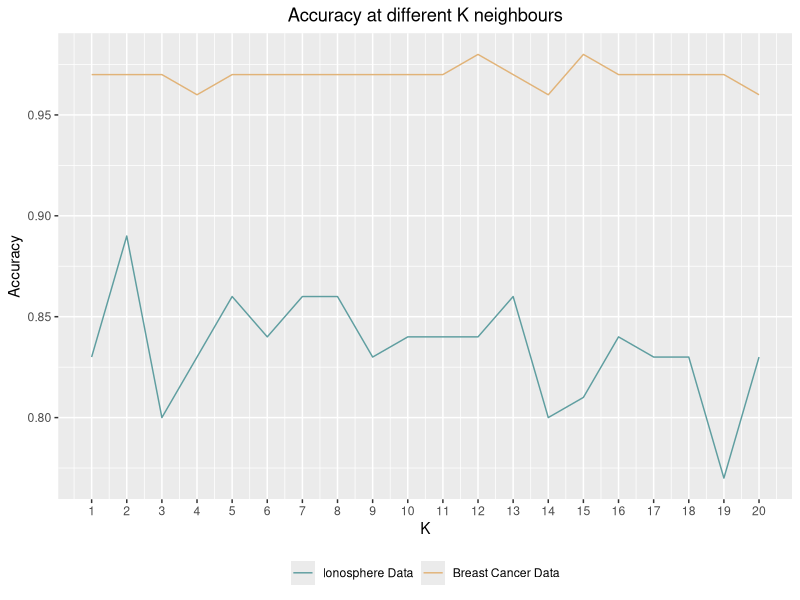
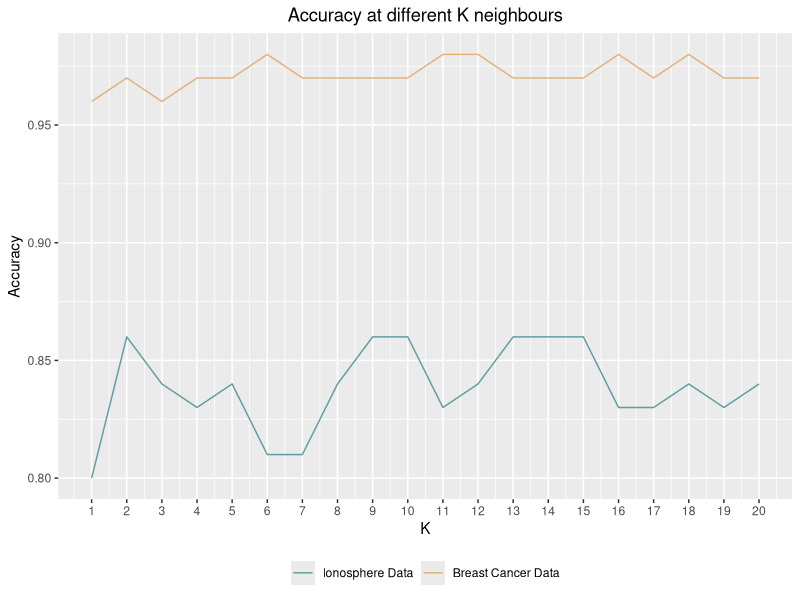
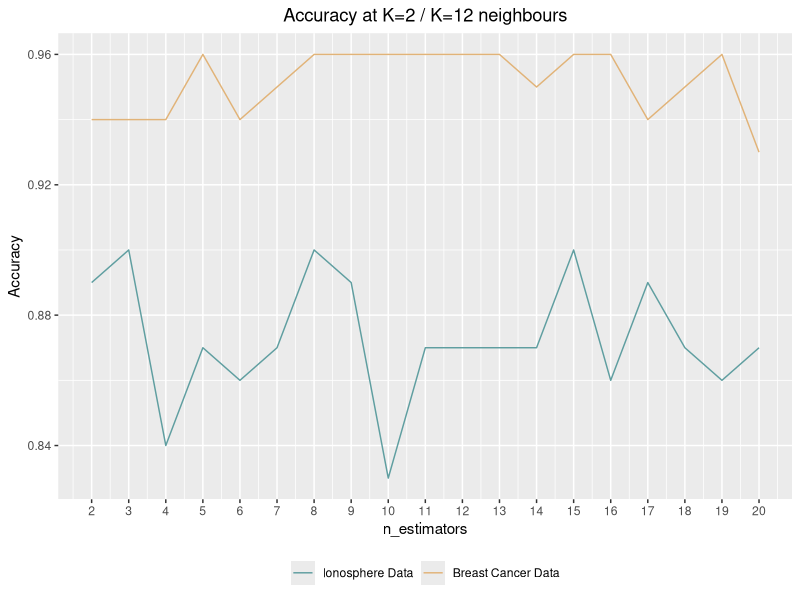
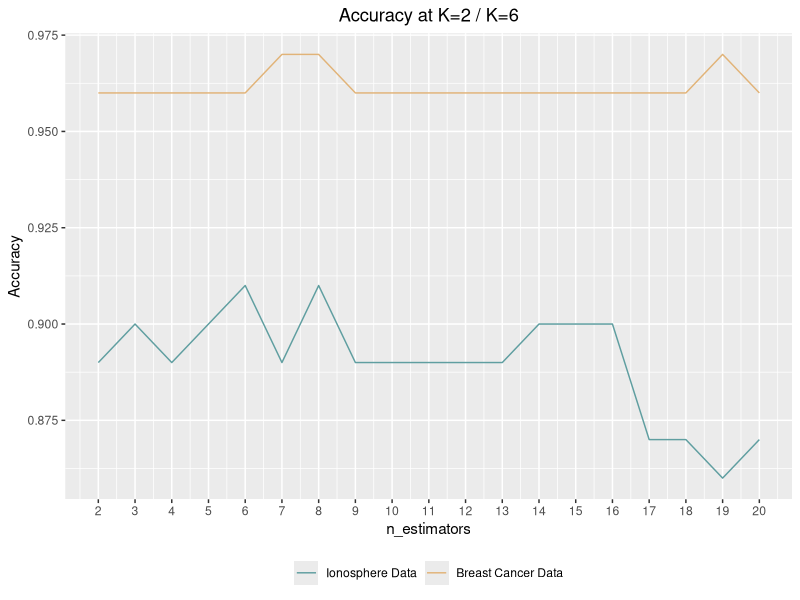
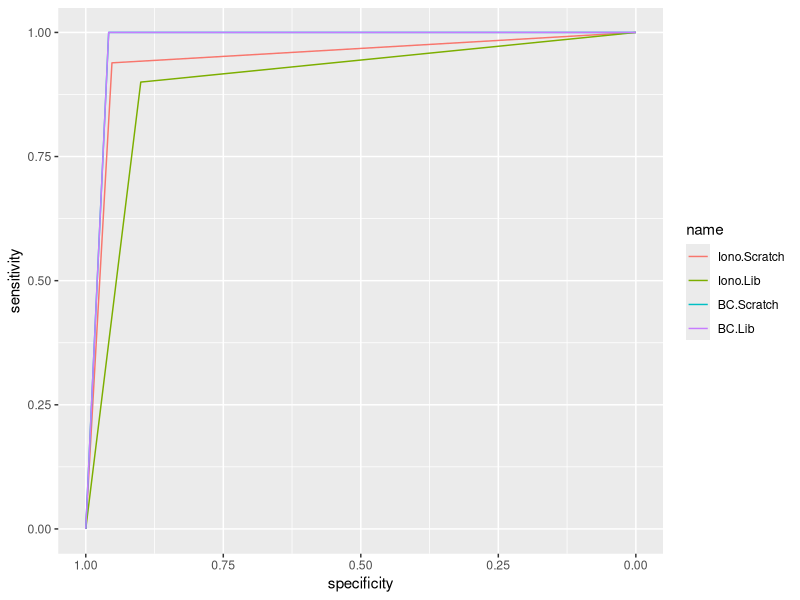

Reproduce these figures in R, in order.
## ---- chunk 1
library(ggplot2)
## ---- chunk 2
iono_base_metrics <- read.csv("Ionosphere-Scratch-Different-Ks.csv", header = TRUE)
bc_base_metrics <- read.csv("Breast-Cancer-Scratch-Different-Ks.csv", header = TRUE)

iono_base_metrics <- iono_base_metrics[1:6] #delete last column
bc_base_metrics <- bc_base_metrics[1:6] #delete last column

iono_base_accuracy <- iono_base_metrics[1]
bc_base_accuracy <- bc_base_metrics[1]
k <- seq(1,20,1)

df_scratch <- data.frame(
  "K" = k,
  "AccuracyIonosphere" = iono_base_accuracy,
  "AccuracyBreastCancer" = bc_base_accuracy
)


plot_scratch <- ggplot(df_scratch, aes(x=K)) +
        geom_line(aes(y = Accuracy, colour = "#5F9EA0")) +
        geom_line(aes(y = Accuracy.1, colour = "#E1B378")) +
        ggtitle("Accuracy at different K neighbours") +
        labs(x="K", y="Accuracy")+
        scale_x_continuous(breaks=seq(1,20,1))+
        theme(plot.title = element_text(hjust = 0.5))+
        theme(legend.position="bottom", legend.direction="horizontal",
        legend.title = element_blank())+
        scale_color_manual(labels = c("Ionosphere Data", "Breast Cancer Data"), 
                           values = c("#5F9EA0", "#E1B378"))

plot_scratch
## ---- chunk 3
#Library accuracy across diff Ks
iono_lib_metrics <- read.csv("Ionosphere-Lib-Different-Ks.csv", header = TRUE)
bc_lib_metrics <- read.csv("Breast-Cancer-Lib-Different-Ks.csv", header = TRUE)

iono_lib_metrics <- iono_lib_metrics[1:6] #delete last column
bc_lib_metrics <- bc_lib_metrics[1:6] #delete last column

iono_lib_accuracy <- iono_lib_metrics[1]
bc_lib_accuracy <- bc_lib_metrics[1]

df_lib <- data.frame(
  "K" = k,
  "AccuracyIonosphere" = iono_lib_accuracy,
  "AccuracyBreastCancer" = bc_lib_accuracy
  )

plot_lib <- ggplot(df_lib, aes(x=K)) +
        geom_line(aes(y = Accuracy, colour = "#5F9EA0")) +
        geom_line(aes(y = Accuracy.1, colour = "#E1B378")) +
        ggtitle("Accuracy at different K neighbours") +
        labs(x="K", y="Accuracy")+
        scale_x_continuous(breaks=seq(1,20,1))+
        theme(plot.title = element_text(hjust = 0.5))+
        theme(legend.position="bottom", legend.direction="horizontal",
        legend.title = element_blank())+
        scale_color_manual(labels = c("Ionosphere Data", "Breast Cancer Data"), 
                           values = c("#5F9EA0", "#E1B378"))

plot_lib

## ---- chunk 4
#accuracy at K
ionoK2_base_metrics <- read.csv("Ionosphere-Scratch-K=2.csv", header = TRUE)
bcK12_base_metrics <- read.csv("Breast-Cancer-Scratch-K=12.csv", header = TRUE)

ionoK2_base_metrics <- ionoK2_base_metrics[1:6] #delete last column
bcK12_base_metrics <- bcK12_base_metrics[1:6] #delete last column

ionoK2_base_accuracy <- ionoK2_base_metrics[1]
bcK12_base_accuracy <- bcK12_base_metrics[1]
n_estimator <- seq(2,20,1)

df_scratchK <- data.frame(
  "n_estimators" = n_estimator,
  "AccuracyIonosphere" = ionoK2_base_accuracy,
  "AccuracyBreastCancer" = bcK12_base_accuracy
)


plot_scratchK <- ggplot(df_scratchK, aes(x=n_estimators)) +
        geom_line(aes(y = Accuracy, colour = "#5F9EA0")) +
        geom_line(aes(y = Accuracy.1, colour = "#E1B378")) +
        ggtitle("Accuracy at K=2 / K=12 neighbours") +
        labs(x="n_estimators", y="Accuracy", color = "Data\n")+
        scale_x_continuous(breaks=seq(1,20,1))+
        theme(plot.title = element_text(hjust = 0.5))+
        theme(legend.position="bottom", legend.direction="horizontal",
        legend.title = element_blank())+
        scale_color_manual(labels = c("Ionosphere Data", "Breast Cancer Data"), 
                           values = c("#5F9EA0", "#E1B378"))

plot_scratchK
## ---- chunk 5
#Library accuracy at K
ionoK2_lib_metrics <- read.csv("Ionosphere-Lib-K=2.csv", header = TRUE)
bcK6_lib_metrics <- read.csv("Breast-Cancer-Lib-K=6.csv", header = TRUE)

ionoK2_lib_metrics <- ionoK2_lib_metrics[1:6] #delete last column
bcK6_lib_metrics <- bcK6_lib_metrics[1:6] #delete last column

ionoK2_lib_accuracy <- ionoK2_lib_metrics[1]
bcK6_lib_accuracy <- bcK6_lib_metrics[1]

df_libK <- data.frame(
  "n_estimators" = n_estimator,
  "AccuracyIonosphere" = ionoK2_lib_accuracy,
  "AccuracyBreastCancer" = bcK6_lib_accuracy
  )

plot_libK <- ggplot(df_libK, aes(x=n_estimators)) +
        geom_line(aes(y = Accuracy, colour = "#5F9EA0")) +
        geom_line(aes(y = Accuracy.1, colour = "#E1B378")) +
        ggtitle("Accuracy at K=2 / K=6") +
        labs(x="n_estimators", y="Accuracy", color = "Data\n")+
        scale_x_continuous(breaks=seq(1,20,1))+
        theme(plot.title = element_text(hjust = 0.5))+
        theme(legend.position="bottom", legend.direction="horizontal",
        legend.title = element_blank())+
        scale_color_manual(labels = c("Ionosphere Data", "Breast Cancer Data"), 
                           values = c("#5F9EA0", "#E1B378"))

plot_libK
## ---- chunk 6
iono_final_clf_scr <- read.csv("Ionosphere-scratch-K=2 n_est=3 CV=10.csv", header = TRUE)
iono_final_clf_lib <- read.csv("Ionosphere-Lib-K=2, n_est=8 CV=10.csv", header = TRUE)
iono_final_clf_scr <- iono_final_clf_scr[1:6]
iono_final_clf_lib <- iono_final_clf_lib[1:6]

bc_final_clf_scr <- read.csv("Breast-Cancer-scratch-K=12, n_est=5 CV=10.csv", header = TRUE)
bc_final_clf_lib <- read.csv("Breast-Cancer-Lib-K=6, n_est=7 CV=10.csv", header = TRUE)
bc_final_clf_scr <- bc_final_clf_scr[1:6]
bc_final_clf_lib <- bc_final_clf_lib[1:6]

#using error as the metric
iono_final_clf_scr_df = data.frame(iono_final_clf_scr)
iono_final_clf_lib_df = data.frame(iono_final_clf_lib)

#Normality test Ionosphere
shapiro.test(iono_final_clf_scr_df$Error) #normality can be assumed
shapiro.test(iono_final_clf_lib_df$Error) #normality can be assumed

#Variance test 
var_test <- var.test(iono_final_clf_scr_df$Error,  iono_final_clf_lib_df$Error)
var_test #no variance

#t-test
t.test(iono_final_clf_scr_df$Error, iono_final_clf_lib_df$Error, var.equal = TRUE)
## ---- chunk 7
iono_base_metrics_df <- data.frame(iono_final_clf_scr)
iono_lib_metrics_df <- data.frame(iono_final_clf_lib)

iono_av_acc_base <- mean(iono_base_metrics_df$Accuracy)
iono_av_pre_base <- mean(iono_base_metrics_df$Precision)
iono_av_rec_base <- mean(iono_base_metrics_df$Recall)
iono_av_speci_base <- mean(iono_base_metrics_df$Specificity)

iono_av_acc_lib <- mean(iono_lib_metrics_df$Accuracy)
iono_av_pre_lib <- mean(iono_lib_metrics_df$Precision)
iono_av_rec_lib <- mean(iono_lib_metrics_df$Recall)
iono_av_speci_lib <- mean(iono_lib_metrics_df$Specificity)

bc_base_metrics_df <- data.frame(bc_final_clf_scr)
bc_lib_metrics_df <- data.frame(bc_final_clf_scr)

bc_av_acc_base <- mean(bc_base_metrics_df$Accuracy)
bc_av_pre_base <- mean(bc_base_metrics_df$Precision)
bc_av_rec_base <- mean(bc_base_metrics_df$Recall)
bc_av_speci_base <- mean(bc_base_metrics_df$Specificity)

bc_av_acc_lib <- mean(bc_lib_metrics_df$Accuracy)
bc_av_pre_lib <- mean(bc_lib_metrics_df$Precision)
bc_av_rec_lib <- mean(bc_lib_metrics_df$Recall)
bc_av_speci_lib <- mean(bc_lib_metrics_df$Specificity)
## ---- chunk 8
library(pROC)
pred_test_Iono_scr <- read.csv("Ionosphere-Scratch-PR-ROC.csv", header = TRUE)
pred_test_Iono_scr <- pred_test_Iono_scr[1:2]

pred_test_Iono_lib <- read.csv("Ionosphere-Lib-PR-ROC.csv", header = TRUE)
pred_test_Iono_lib <- pred_test_Iono_lib[1:2]

pred_test_bc_scr <- read.csv("Breast Cancer-Scratch-PR-ROC.csv", header = TRUE)
pred_test_bc_scr <- pred_test_bc_scr[1:2]

pred_test_bc_lib <- read.csv("Breast Cancer-Lib-PR-ROC.csv", header = TRUE)
pred_test_bc_lib <- pred_test_bc_scr[1:2]

Iono_scr_roc <- roc(pred_test_Iono_scr$prediction, pred_test_Iono_scr$test)
Iono_lib_roc <- roc(pred_test_Iono_lib$prediction, pred_test_Iono_lib$test)

bc_scr_roc <- roc(pred_test_bc_scr$prediction, pred_test_bc_scr$test)
bc_lib_roc <- roc(pred_test_bc_lib$prediction, pred_test_bc_lib$test)

# Multiple curves:
ROC <- ggroc(list(Iono.Scratch=Iono_scr_roc, Iono.Lib=Iono_lib_roc, 
                  BC.Scratch=bc_scr_roc, BC.Lib=bc_lib_roc))

ROC
